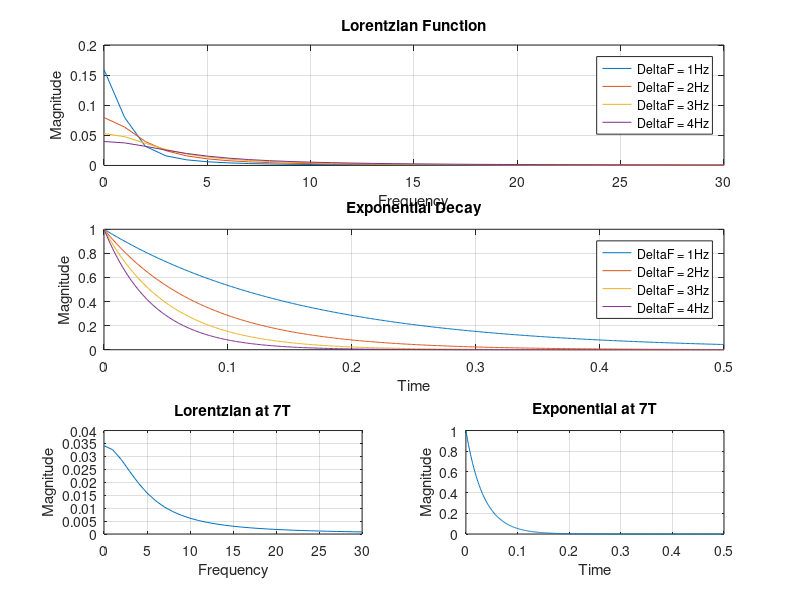

Here is the MATLAB script that generated this plot:

% constants
frequency= 0:1:30;   %in Hz
t = 0:1:500;  %in msecs
t = t./1000;  %convert to seconds
omega = 2 .* pi .* frequency;  %conv to rad/sec
Mo = 1;

% 1 Hz
deltaF1 = 1;
T21 = 1/(2*pi*deltaF1);

% 2 Hz
deltaF2 = 2;
T22 = 1/(2*pi*deltaF2);

% 3 Hz
deltaF3 = 3;
T23 = 1/(2*pi*deltaF3);

% 4 Hz
deltaF4 = 4;
T24 = 1/(2*pi*deltaF4);
% remove semicolons from T2 lines to see values 


% Lorentzian function for each DeltaF 
lor1 = Mo .* ((T21)./(1+(omega .* T21).^2));  % 1 Hz
lor2 = Mo .* ((T22)./(1+(omega .* T22).^2));  % 2 Hz
lor3 = Mo .* ((T23)./(1+(omega .* T23).^2));  % 3 Hz
lor4 = Mo .* ((T24)./(1+(omega .* T24).^2));  % 4 Hz


% exponential decay function for each DeltaF 
expon1 = Mo .* exp(-t/T21);  % 1 Hz
expon2 = Mo .* exp(-t/T22);  % 2 Hz
expon3 = Mo .* exp(-t/T23);  % 3 Hz
expon4 = Mo .* exp(-t/T24);  % 4 Hz

figure()

subplot(3,2,[1,2])
% plot Lorenztian as a function of frequency
plot(frequency,lor1);
hold on
plot(frequency,lor2);
plot(frequency,lor3);
plot(frequency,lor4);
hold off
grid on 
% label graph
title('Lorentzian Function')
xlabel('Frequency')
ylabel('Magnitude')
legend('DeltaF = 1Hz','DeltaF = 2Hz', 'DeltaF = 3Hz', 'DeltaF = 4Hz')


subplot(3,2,[3,4])
% plot exponential decay as a function of time
plot(t, expon1);
hold on
plot(t, expon2);
plot(t, expon3);
plot(t, expon4);
hold off
grid on 
% label graph
title('Exponential Decay')
xlabel('Time')
ylabel('Magnitude')
legend('DeltaF = 1Hz','DeltaF = 2Hz', 'DeltaF = 3Hz', 'DeltaF = 4Hz')



% plot Lorentzian and exponential at 7T
deltaF7T = (7/3)*2;
T27T = 1/(2*pi*deltaF7T);

subplot(3,2,5)
% Lorentzian equations at 7T
lor7T = Mo .* ((T27T)./(1+(omega .* T27T).^2)); 

% plot as function of frequency
plot(frequency, lor7T)

% label 
grid on 
xlabel('Frequency')
ylabel('Magnitude')
title('Lorentzian at 7T')

subplot(3,2,6)

% exponential at 7T
expon7T = Mo .* exp(-t/T27T);

% plot exponential as a function of time
plot(t, expon7T)

% label
grid on 
xlabel('Time')
ylabel('Magnitude')
title('Exponential at 7T')



